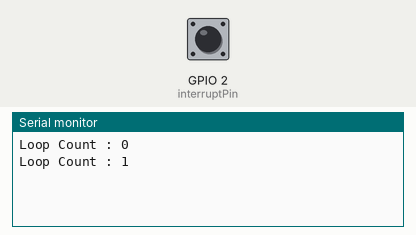
Recording of a sketch running on a simulated ESP32. Shown: the last lines printed to the serial monitor. The inputs (shaded band) are chosen by the test bench; at power-on: GPIO 2 (interruptPin) HIGH.

Above: at 1.2 s.
1.3 s: GPIO 2 (interruptPin) pulled LOW for 0.15 s
At 1.9 s:
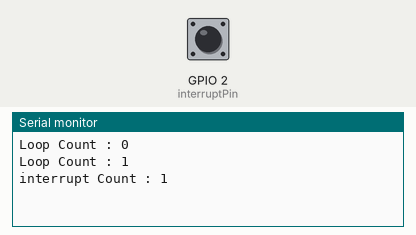
2.9 s: GPIO 2 (interruptPin) pulled LOW for 1 s
5.4 s: GPIO 2 (interruptPin) pulled LOW for 0.15 s
At 5.9 s:
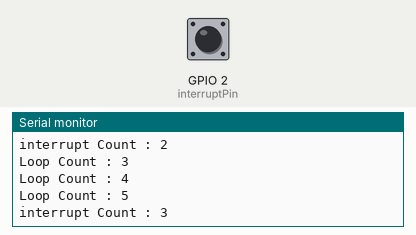
Timing chart, 0 to 8.4 s (numbered marks = the images above; inputs shaded):
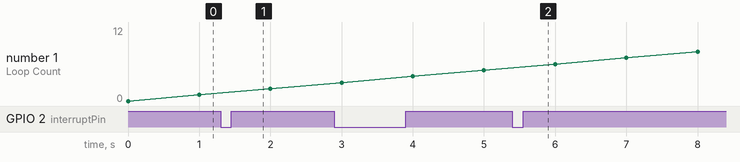

Measured:
- after the input at 1.3 s, the serial monitor: prints a new line at once (image 1)
- after the input at 5.4 s, the serial monitor: prints a new line at once (image 2)

The sketch:

interruptSimple.ino
```cpp
#define interruptPin 2  // The pin number to which the interrupt is connected
unsigned int loopCount = 0;
unsigned int intrCount = 0;

void setup() {
  Serial.begin(115200);  // Initialize the serial communication

  pinMode(interruptPin, INPUT_PULLUP);    // Configure the interrupt pin as input with internal pull-up resistor
  attachInterrupt(interruptPin, interruptHandler, LOW);  // RISING, FALLING, CHANGE, HIGH, LOW
  // Attach the interrupt handler function to the interrupt pin, which triggers on the Low state
}

void loop() {
  Serial.printf("Loop Count : %d\n", loopCount);  // Print the count value
  loopCount++;
  delay(1000);
}

void interruptHandler() {
  // This function will be called when the interrupt occurs
  intrCount++;                                         // Increment the count variable
  Serial.printf("interrupt Count : %d\n", intrCount);  // Print the count value
}
```
